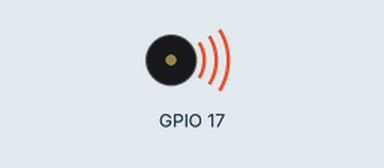
This program was run on a simulated Raspberry Pi (BCM pin numbers). On the bench: buzzer (waves = sounding). What the program prints to the terminal is not drawn. At 47.5 s the program stops and its outputs stay as they are.

Above: at 0.1 s.
Timing chart, 0 to 39.5 s (numbered marks = the images above):
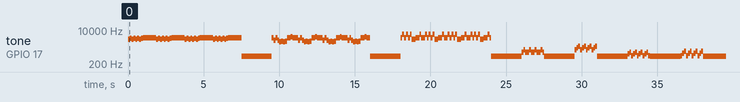

Measured:
- by itself, tone on GPIO 17: plays 3520 Hz for 0.13 s, 3951 Hz for 0.13 s, 3520 Hz for 0.13 s, 3951 Hz for 0.13 s, 3520 Hz for 0.13 s, 3951 Hz for 0.13 s … (166 notes in this stretch)

The program:

proves_buzzer_passiu.py
```python
from classe_Buzzer_Passiu_underconstruction_2 import *
import time

BP = Buzzer_Passiu(17, 277)

print(BP)

notes = BP.notes

alarma_incendis = [
    "La7", "Si7", "La7", "Si7", "La7", "Si7", "La7", "Si7",
    "Do8", "Do8", "Do8", "Do8", "Do8", "Do8", "Do8"
]
alarma_gas = [
    "Do8", "Sol7", "Do8", "Sol7", "Mi7", "Fa7", "Mi7", "Fa7",
    "Do8", "Do8", "Re8", "Do8", "Do8"
]
alarma_intrusio = [
    "Do8", "Sol8", "Do8", "Sol8", "Do8", "Sol8", "La7", "La7",
    "Do8", "Do8", "Sol8", "Do8"
]
to_pulsacio = [
    "Sol5", "Do6", "Sol5"
]
to_armat = [
    "Do6", "Mi6", "Sol6"
]
to_desarmat = [
    "Mi5", "Sol5", "Do5"
]
to_notificacio = [
    "Do5", "Fa5", "La5"
]
to_error = [
    "Re5", "Sol5", "Re5"
]
to_confirmacio = [
    "Do6", "Mi6", "Sol6", "Do7"
]

melodies = [alarma_incendis, alarma_gas, alarma_intrusio, to_pulsacio, to_armat, to_desarmat, to_notificacio, to_error, to_confirmacio]
try:
    while True:
        for melodia in melodies:
            for a in "hola":
                for nota in melodia:
                    print(nota, notes[nota])
                    BP.nota(notes[nota])
                    time.sleep(0.125)
            BP.nota(500)
            time.sleep(2)
        break


        for nota in notes:
            print(nota, notes[nota])
            BP.nota(notes[nota])
            time.sleep(0.125)
        break
        BP.nota()
        time.sleep(1)
        BP.nota(555)
        time.sleep(1)
        BP.nota(None)
        time.sleep(1)
        print("bip")

except KeyboardInterrupt:
    print("aturat")
```

classe_Buzzer_Passiu_underconstruction_2.py
```python
import RPi.GPIO as GPIO
import time

notes = {
    "C4": 261.63, "C#4": 277.18, "D4": 293.66, "D#4": 311.13, "E4": 329.63,
    "F4": 349.23, "F#4": 369.99, "G4": 392.00, "G#4": 415.30, "A4": 440.00,
    "A#4": 466.16, "B4": 493.88,
    "C5": 523.25, "C#5": 554.37, "D5": 587.33, "D#5": 622.25, "E5": 659.26,
    "F5": 698.46, "F#5": 739.99, "G5": 783.99, "G#5": 830.61, "A5": 880.00,
    "A#5": 932.33, "B5": 987.77,
    None: 1.0
}

notes = {
    "Do0": 16.35, "Do#0": 17.32, "Re0": 18.35, "Re#0": 19.45, "Mi0": 20.60,
    "Fa0": 21.83, "Fa#0": 23.12, "Sol0": 24.50, "Sol#0": 25.96, "La0": 27.50,
    "La#0": 29.14, "Si0": 30.87,

    "Do1": 32.70, "Do#1": 34.65, "Re1": 36.71, "Re#1": 38.89, "Mi1": 41.20,
    "Fa1": 43.65, "Fa#1": 46.25, "Sol1": 49.00, "Sol#1": 51.91, "La1": 55.00,
    "La#1": 58.27, "Si1": 61.74,

    "Do2": 65.41, "Do#2": 69.30, "Re2": 73.42, "Re#2": 77.78, "Mi2": 82.41,
    "Fa2": 87.31, "Fa#2": 92.50, "Sol2": 98.00, "Sol#2": 103.83, "La2": 110.00,
    "La#2": 116.54, "Si2": 123.47,

    "Do3": 130.81, "Do#3": 138.59, "Re3": 146.83, "Re#3": 155.56, "Mi3": 164.81,
    "Fa3": 174.61, "Fa#3": 185.00, "Sol3": 196.00, "Sol#3": 207.65, "La3": 220.00,
    "La#3": 233.08, "Si3": 246.94,

    "Do4": 261.63, "Do#4": 277.18, "Re4": 293.66, "Re#4": 311.13, "Mi4": 329.63,
    "Fa4": 349.23, "Fa#4": 369.99, "Sol4": 392.00, "Sol#4": 415.30, "La4": 440.00,
    "La#4": 466.16, "Si4": 493.88,

    "Do5": 523.25, "Do#5": 554.37, "Re5": 587.33, "Re#5": 622.25, "Mi5": 659.26,
    "Fa5": 698.46, "Fa#5": 739.99, "Sol5": 783.99, "Sol#5": 830.61, "La5": 880.00,
    "La#5": 932.33, "Si5": 987.77,

    "Do6": 1046.50, "Do#6": 1108.73, "Re6": 1174.66, "Re#6": 1244.51, "Mi6": 1318.51,
    "Fa6": 1396.91, "Fa#6": 1479.98, "Sol6": 1567.98, "Sol#6": 1661.22, "La6": 1760.00,
    "La#6": 1864.66, "Si6": 1975.53,

    "Do7": 2093.00, "Do#7": 2217.46, "Re7": 2349.32, "Re#7": 2489.02, "Mi7": 2637.02,
    "Fa7": 2793.83, "Fa#7": 2959.96, "Sol7": 3135.96, "Sol#7": 3322.44, "La7": 3520.00,
    "La#7": 3729.31, "Si7": 3951.07,

    "Do8": 4186.01,

    None: 1.0
}

notes = {
    "Do0": 16.35, "Do#0": 17.32, "Re0": 18.35, "Re#0": 19.45, "Mi0": 20.60,
    "Fa0": 21.83, "Fa#0": 23.12, "Sol0": 24.50, "Sol#0": 25.96, "La0": 27.50,
    "La#0": 29.14, "Si0": 30.87,

    "Do1": 32.70, "Do#1": 34.65, "Re1": 36.71, "Re#1": 38.89, "Mi1": 41.20,
    "Fa1": 43.65, "Fa#1": 46.25, "Sol1": 49.00, "Sol#1": 51.91, "La1": 55.00,
    "La#1": 58.27, "Si1": 61.74,

    "Do2": 65.41, "Do#2": 69.30, "Re2": 73.42, "Re#2": 77.78, "Mi2": 82.41,
    "Fa2": 87.31, "Fa#2": 92.50, "Sol2": 98.00, "Sol#2": 103.83, "La2": 110.00,
    "La#2": 116.54, "Si2": 123.47,

    "Do3": 130.81, "Do#3": 138.59, "Re3": 146.83, "Re#3": 155.56, "Mi3": 164.81,
    "Fa3": 174.61, "Fa#3": 185.00, "Sol3": 196.00, "Sol#3": 207.65, "La3": 220.00,
    "La#3": 233.08, "Si3": 246.94,

    "Do4": 261.63, "Do#4": 277.18, "Re4": 293.66, "Re#4": 311.13, "Mi4": 329.63,
    "Fa4": 349.23, "Fa#4": 369.99, "Sol4": 392.00, "Sol#4": 415.30, "La4": 440.00,
    "La#4": 466.16, "Si4": 493.88,

    "Do5": 523.25, "Do#5": 554.37, "Re5": 587.33, "Re#5": 622.25, "Mi5": 659.26,
    "Fa5": 698.46, "Fa#5": 739.99, "Sol5": 783.99, "Sol#5": 830.61, "La5": 880.00,
    "La#5": 932.33, "Si5": 987.77,

    "Do6": 1046.50, "Do#6": 1108.73, "Re6": 1174.66, "Re#6": 1244.51, "Mi6": 1318.51,
    "Fa6": 1396.91, "Fa#6": 1479.98, "Sol6": 1567.98, "Sol#6": 1661.22, "La6": 1760.00,
    "La#6": 1864.66, "Si6": 1975.53,

    "Do7": 2093.00, "Do#7": 2217.46, "Re7": 2349.32, "Re#7": 2489.02, "Mi7": 2637.02,
    "Fa7": 2793.83, "Fa#7": 2959.96, "Sol7": 3135.96, "Sol#7": 3322.44, "La7": 3520.00,
    "La#7": 3729.31, "Si7": 3951.07,

    "Do8": 4186.01, "Do#8": 4434.92, "Re8": 4698.63, "Re#8": 4978.03, "Mi8": 5274.04,
    "Fa8": 5587.65, "Fa#8": 5919.91, "Sol8": 6271.93, "Sol#8": 6644.88, "La8": 7040.00,
    "La#8": 7458.62, "Si8": 7902.13,

    "Do9": 8372.02, "Do#9": 8869.84, "Re9": 9397.26, "Re#9": 9956.06, #"Mi9": 10548.08,
    #"Fa9": 11175.30, "Fa#9": 11839.83, "Sol9": 12543.87, "Sol#9": 13289.69, "La9": 14080.00,
    #"La#9": 14917.25, "Si9": 15804.27,

    #"Do10": 16744.04,

    None: 1.0
}

notes = {
    "Do0": 16.35, "Do#0": 17.32, "Re0": 18.35, "Re#0": 19.45, "Mi0": 20.60,
    "Fa0": 21.83, "Fa#0": 23.12, "Sol0": 24.50, "Sol#0": 25.96, "La0": 27.50,
    "La#0": 29.14, "Si0": 30.87,

    "Do1": 32.70, "Do#1": 34.65, "Re1": 36.71, "Re#1": 38.89, "Mi1": 41.20,
    "Fa1": 43.65, "Fa#1": 46.25, "Sol1": 49.00, "Sol#1": 51.91, "La1": 55.00,
    "La#1": 58.27, "Si1": 61.74,

    "Do2": 65.41, "Do#2": 69.30, "Re2": 73.42, "Re#2": 77.78, "Mi2": 82.41,
    "Fa2": 87.31, "Fa#2": 92.50, "Sol2": 98.00, "Sol#2": 103.83, "La2": 110.00,
    "La#2": 116.54, "Si2": 123.47,

    "Do3": 130.81, "Do#3": 138.59, "Re3": 146.83, "Re#3": 155.56, "Mi3": 164.81,
    "Fa3": 174.61, "Fa#3": 185.00, "Sol3": 196.00, "Sol#3": 207.65, "La3": 220.00,
    "La#3": 233.08, "Si3": 246.94,

    "Do4": 261.63, "Do#4": 277.18, "Re4": 293.66, "Re#4": 311.13, "Mi4": 329.63,
    "Fa4": 349.23, "Fa#4": 369.99, "Sol4": 392.00, "Sol#4": 415.30, "La4": 440.00,
    "La#4": 466.16, "Si4": 493.88,

    "Do5": 523.25, "Do#5": 554.37, "Re5": 587.33, "Re#5": 622.25, "Mi5": 659.26,
    "Fa5": 698.46, "Fa#5": 739.99, "Sol5": 783.99, "Sol#5": 830.61, "La5": 880.00,
    "La#5": 932.33, "Si5": 987.77,

    "Do6": 1046.50, "Do#6": 1108.73, "Re6": 1174.66, "Re#6": 1244.51, "Mi6": 1318.51,
    "Fa6": 1396.91, "Fa#6": 1479.98, "Sol6": 1567.98, "Sol#6": 1661.22, "La6": 1760.00,
    "La#6": 1864.66, "Si6": 1975.53,

    "Do7": 2093.00, "Do#7": 2217.46, "Re7": 2349.32, "Re#7": 2489.02, "Mi7": 2637.02,
    "Fa7": 2793.83, "Fa#7": 2959.96, "Sol7": 3135.96, "Sol#7": 3322.44, "La7": 3520.00,
    "La#7": 3729.31, "Si7": 3951.07,

    "Do8": 4186.01, "Do#8": 4434.92, "Re8": 4698.63, "Re#8": 4978.03, "Mi8": 5274.04,
    "Fa8": 5587.65, "Fa#8": 5919.91, "Sol8": 6271.93, "Sol#8": 6644.88, "La8": 7040.00,
    "La#8": 7458.62, "Si8": 7902.13,

    "Do9": 8372.02, "Do#9": 8869.84, "Re9": 9397.26, "Re#9": 9956.06,

    None: 1.0
}


class Buzzer_Passiu:
    def __init__(self, buzzer_pin, frequencia = 'C4'):
        self.notes = notes
        self.pin = buzzer_pin
        GPIO.setmode(GPIO.BCM)  # Mode de numeraciÃ³ de pins
        GPIO.setup(self.pin, GPIO.OUT)  # Configura el pin del buzzer com a sortida
        if not (isinstance(frequencia, float) or isinstance(frequencia, int)):
            self.frequencia = notes[frequencia]
            print(self.frequencia)

#        elif frequencia is None:
#            self.frequencia = notes[frequencia]

        else:
            self.frequencia = frequencia
        self.Buzz = GPIO.PWM(self.pin, self.frequencia)

    def nota(self, frequencia = -1):
        if frequencia == -1:
            frequencia = self.frequencia
        elif frequencia is None:
            frequencia = notes[frequencia]
        self.Buzz.start(50)  # Duty cycle al 50%
        #print(frequencia)
        self.Buzz.ChangeFrequency(frequencia)


'''
# Funció per reproduir una seqüència de notes
def play_sequence(sequence, duration=0.5):
    try:
        pwm.start(1)


    def encendre(self):
        """Activa el buzzer (so)."""
        GPIO.output(self.pin, GPIO.HIGH)


    def apagar(self):
        """Desactiva el buzzer (sense so)."""
        GPIO.output(self.pin, GPIO.LOW)

    def sonar_durant(self, segons):
        """Fa sonar el buzzer durant un cert temps (en segons)."""
        self.encendre()
        time.sleep(segons)
        self.apagar()

    def cleanup(self):
        """Neteja la configuració de GPIO."""
        GPIO.cleanup()


notes = {
    "C4": 261.63, "C#4": 277.18, "D4": 293.66, "D#4": 311.13, "E4": 329.63,
    "F4": 349.23, "F#4": 369.99, "G4": 392.00, "G#4": 415.30, "A4": 440.00,
    "A#4": 466.16, "B4": 493.88,
    "C5": 523.25, "C#5": 554.37, "D5": 587.33, "D#5": 622.25, "E5": 659.26,
    "F5": 698.46, "F#5": 739.99, "G5": 783.99, "G#5": 830.61, "A5": 880.00,
    "A#5": 932.33, "B5": 987.77,
    None: 1
}

# Crear PWM
pwm = GPIO.PWM(BUZZER_PIN, 440)  # Freqüència inicial
pwm.start(50)  # Duty cycle al 50%

# Funció per reproduir una seqüència de notes
def play_sequence(sequence, duration=0.5):
    try:
        pwm.start(1)
        for note in sequence:
            if note in notes:
                pwm.ChangeFrequency(notes[note])
                print(f"Tocant {note} - {notes[note]} Hz")
                time.sleep(duration)  # Durada de cada nota
        pwm.stop()
       # GPIO.output(BUZZER_PIN, GPIO.LOW)
       # pwm.ChangeFrequency('1')
    #finally:
    except KeyboardInterrupt:
        pwm.stop()
        GPIO.cleanup()

'''


'''


#####################

        #### Exemple amb un Buzzer Passiu'''
''' Un buzzer passiu necessita una freqüència específica. Amb aquest exemple es generen diferents
 sons.'''
'''    # Importa els mòduls necessaris
import RPi.GPIO as GPIO
import time
GPIO.setmode(GPIO.BCM)
BUZZER_PIN = 17
GPIO.setup(BUZZER_PIN, GPIO.OUT)
    # Defineix una freqüència (en Hz) i la durada (en segons)
pwm = GPIO.PWM(BUZZER_PIN, 440)  # Freqüència inicial de 440Hz
pwm.start(50)  # Duty cycle al 50%
try:
    pwm.ChangeFrequency(523)  # Nota Do
    time.sleep(0.5)
    pwm.ChangeFrequency(587)  # Nota Re
    time.sleep(0.5)
    pwm.ChangeFrequency(659)  # Nota Mi
    time.sleep(0.5)
    pwm.ChangeFrequency(698)  # Nota Fa
    time.sleep(0.5)
    pwm.stop()
finally:
    GPIO.cleanup()


'''
'''
#####


import RPi.GPIO as GPIO
import time

# Configuració del buzzer
GPIO.setmode(GPIO.BCM)
BUZZER_PIN = 17
GPIO.setup(BUZZER_PIN, GPIO.OUT)

# Diccionari de notes i freqüències
notes = {
    "C4": 261.63, "C#4": 277.18, "D4": 293.66, "D#4": 311.13, "E4": 329.63,
    "F4": 349.23, "F#4": 369.99, "G4": 392.00, "G#4": 415.30, "A4": 440.00,
    "A#4": 466.16, "B4": 493.88,
    "C5": 523.25, "C#5": 554.37, "D5": 587.33, "D#5": 622.25, "E5": 659.26,
    "F5": 698.46, "F#5": 739.99, "G5": 783.99, "G#5": 830.61, "A5": 880.00,
    "A#5": 932.33, "B5": 987.77,
    None: 1
}

# Crear PWM
pwm = GPIO.PWM(BUZZER_PIN, 440)  # Freqüència inicial
pwm.start(50)  # Duty cycle al 50%

# Funció per reproduir una seqüència de notes
def play_sequence(sequence, duration=0.5):
    try:
        pwm.start(1)
        for note in sequence:
            if note in notes:
                pwm.ChangeFrequency(notes[note])
                print(f"Tocant {note} - {notes[note]} Hz")
                time.sleep(duration)  # Durada de cada nota
        pwm.stop()
       # GPIO.output(BUZZER_PIN, GPIO.LOW)
       # pwm.ChangeFrequency('1')
    #finally:
    except KeyboardInterrupt:
        pwm.stop()
        GPIO.cleanup()


# Seqüència de proves
''''''
sequence = ["C4", "D4", "E4", "F4", "G4", "A4", "B4", "C5"]
sequence = ["C4", "C#4", "D4", "D#4", "E4", "F4", "F#4", "G4", "G#4", "A4", "A#4", "B4",
            "C5", "C#5", "D5", "D#5", "E5", "F5", "F#5", "G5", "G#5", "A5", "A#5", "B5"]
play_sequence(sequence, duration=0.5)
''''''
fire_alarm = ["C4", "G4", "C4", "G4"]
sequence = fire_alarm
play_sequence(sequence, duration=0.5)

time.sleep(2)

intrusion_alarm = ["C4", "D4", "E4", "F4", "G4"]
sequence = intrusion_alarm
play_sequence(sequence, duration=0.5)

time.sleep(2)

medical_alarm = ["A4", "A4", '1', "A4", "A4"]
sequence = medical_alarm
play_sequence(sequence, duration=0.5)

time.sleep(2)

gas_alarm = ["F3", '1', "F3", '1']
sequence = gas_alarm
play_sequence(sequence, duration=0.5)

time.sleep(2)

evacuation_alarm = ["A4"]
sequence = evacuation_alarm
play_sequence(sequence, duration=0.5)

time.sleep(2)

custom_alarm = ["C4", "C4", "G4", "G4", "A4", "A4", "G4"]
sequence = custom_alarm
play_sequence(sequence, duration=0.5)'''
```
